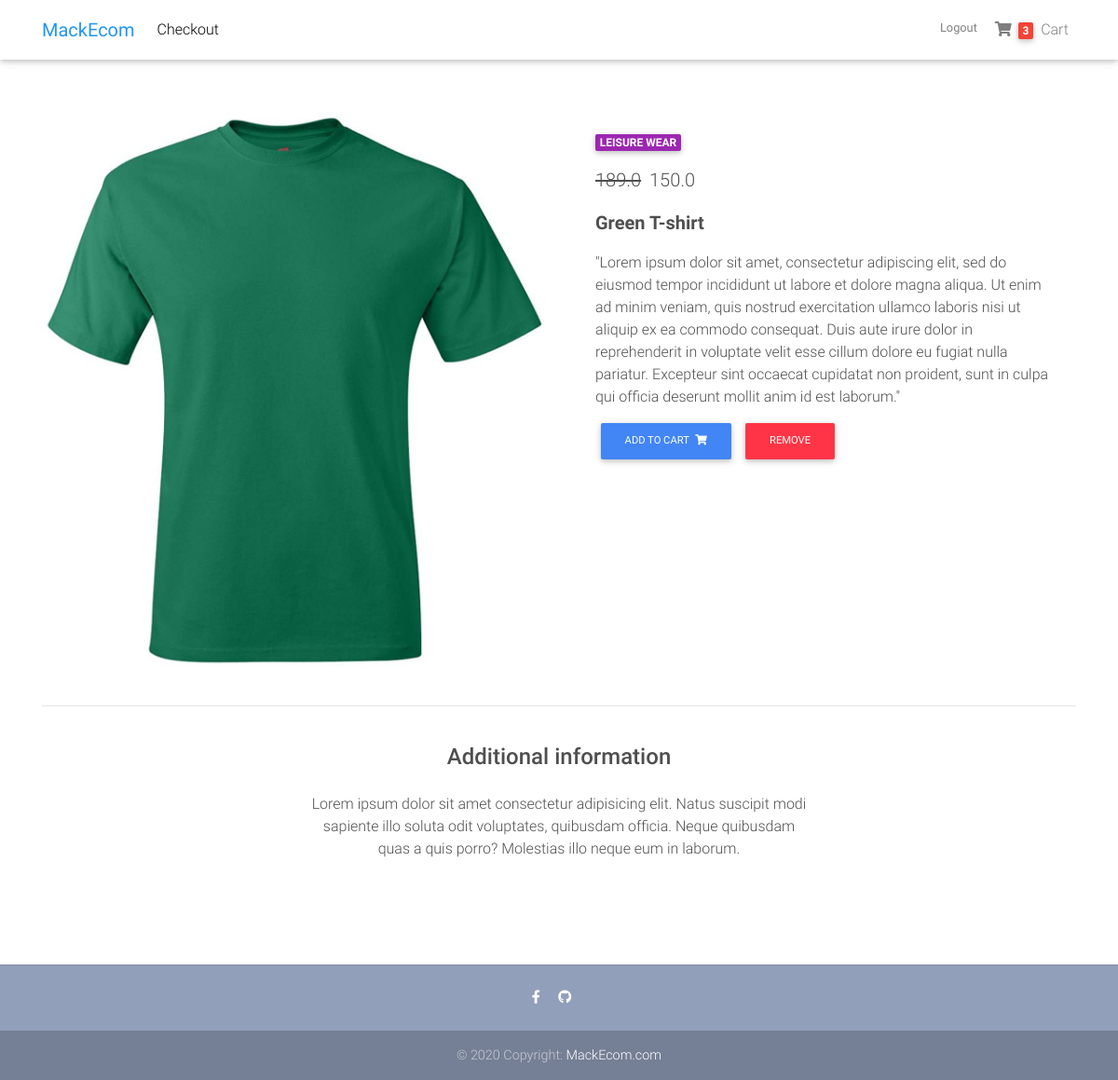
The page /product/greenshirt/ (signed in) on the database its author committed.
### core/models.py (models this page shows, shortened)
class Cart(models.Model):
    user = models.ForeignKey(settings.AUTH_USER_MODEL, on_delete=models.CASCADE)
    items = models.ManyToManyField(OrderedItem)
    ordered = models.BooleanField(default=False)
    order_date = models.DateTimeField(blank=True, null=True)
    start_date = models.DateTimeField(auto_now_add=True)

class OrderedItem(models.Model):
    item = models.ForeignKey(Item, on_delete=models.CASCADE)
    user = models.ForeignKey(settings.AUTH_USER_MODEL, on_delete=models.CASCADE)
    is_ordered = models.BooleanField(default=False)
    qty = models.IntegerField(default=1)

class Item(models.Model):
    title = models.CharField(max_length=100)
    discounted_price = models.FloatField(blank=True, null=True)
    price = models.FloatField()
    slug = models.SlugField(blank=True, null=True)
    description = models.TextField(max_length=500, blank=True, null=True)
    category = models.CharField(choices=CATEGORY_CHOICES, max_length=2)
    label = models.CharField(choices=LABEL_COLOUR_CHOICES, max_length=2)
    image = models.ImageField(blank=True, null=True)
    def get_add_to_cart_url(self):
        return reverse("core:add_product", kwargs={"slug": self.slug})

### core/views.py (the view)
# urls.py: path('product/<slug>/', views.ProductDetailView.as_view(), name='product'),
class ProductDetailView(DetailView):
    model = Item
    template_name = 'product-page.html'

### core/templatetags/cart_template_tags.py (called while the page is built)
@register.filter
def cart_item_count(user):
    if user.is_authenticated:
        count_qs = Cart.objects.filter(user=user, ordered=False)
        if count_qs.exists():
            items_qs = count_qs[0].items.all()
            count = 0
            for items in items_qs[0:]:
                count = items.qty + count
            return count
    else:
        return 0

### templates/product-page.html (shortened to what this page needs)
{% extends 'base.html' %}
{% block content %}
  <main class="mt-5 pt-4">
    <div class="container dark-grey-text mt-5">
      <div class="row wow fadeIn">
        <div class="col-md-6 mb-4">
          <img src="{{ object.image.url }}" class="img-fluid" alt="">
        </div>
        <div class="col-md-6 mb-4">
          <div class="p-4">
            <div class="mb-3">
              <a href="">
                <span class="badge purple mr-1">{{ object.get_category_display }}</span>
              </a>
            </div>
            <p class="lead">
              {% if object.discounted_price %}
                  <span class="mr-1"><del>{{ object.price }}</del></span>
                    <span>{{ object.discounted_price }}</span>
               {% else %}
                     <span>{{ object.price }}</span>
              {% endif %}
            </p>
            <p class="lead font-weight-bold">{{object.title}}</p>
            <p>{{ object.description }}</p>
                <a class="btn btn-primary btn-md my-0 p"
                    href="{{ object.get_add_to_cart_url }}">Add to cart
                 <i class="fas fa-shopping-cart ml-1"></i>
                </a>
                <a class="btn btn-danger btn-md my-0 p"
                    href="{% url 'core:remove_from_cart' slug=object.slug%}">Remove
              </a>
          </div>
        </div>
      </div>
      <hr>
      <div class="row d-flex justify-content-center wow fadeIn">
        <div class="col-md-6 text-center">
          <h4 class="my-4 h4">Additional information</h4>
          <p>Lorem ipsum dolor sit amet consectetur adipisicing elit. Natus suscipit modi sapiente illo soluta odit
            voluptates,
            quibusdam officia. Neque quibusdam quas a quis porro? Molestias illo neque eum in laborum.</p>
        </div>
      </div>
      <div class="row wow fadeIn">
      </div>
    </div>
  </main>
 {% endblock %}

### templates/base.html (shortened to what this page needs)
{% load static %}
{% load cart_template_tags %}
<head>
  <link rel="stylesheet" href="https://use.fontawesome.com/releases/v5.11.2/css/all.css">
  <link rel="stylesheet" href="{% static 'MackEcom/css/bootstrap.min.css' %}">
  <link rel="stylesheet" href="{% static 'MackEcom/css/mdb.min.css' %}">
  <link rel="stylesheet" href="{% static 'MackEcom/css/style.min.css' %}">
</head>
<body>
  <nav class="navbar fixed-top navbar-expand-lg navbar-light white scrolling-navbar mb-5">
    <div class="container">
      <a class="navbar-brand waves-effect" href="{% url 'core:home' %}" target="_blank">
        <strong class="blue-text">MackEcom</strong>
      </a>
      <div class="collapse navbar-collapse" id="navbarSupportedContent">
            <ul class="navbar-nav mr-auto">
              <li class="nav-item">
                {% if request.user.is_authenticated %}
                  <a class="nav-link waves-effect" href="{% url 'core:checkout' %}"
                  target="_blank">Checkout</a>
                {% endif %}
              </li>
            </ul>
          <div class="nav-item navbar-nav nav-flex-icons ">
              {% if request.user.is_authenticated %}
                  <a class="nav-link waves-effect clearfix d-none d-sm-inline-block" href="{% url 'account_logout' %}">
                     <small> Logout </small>
                  </a>
                  <a class="nav-link waves-effect" href="{% url 'core:order-summary'%}">
                        <i class="fas fa-shopping-cart"></i>
                       {% if request.user|cart_item_count %}
                           <span class="badge red z-depth-1 mr-1"> {{ request.user|cart_item_count }}</span>
                        {% endif %}
                           <span class="clearfix d-none d-sm-inline-block"> Cart </span>
                  </a>
              {% endif %}
          </div>
      </div>
    </div>
  </nav>
<div class="pb-5">
    {% block content  %}
    {% endblock content %}
</div>
  <footer class="page-footer text-center font-small mt-4 wow fadeIn">
    <hr class="my-4">
    <div class="pb-4">
      <a href="https://www.facebook.com/manas.kundu.9" target="_blank">
        <i class="fab fa-facebook-f mr-3"></i>
      </a>
      <a href="https://github.com/Manas377" target="_blank">
        <i class="fab fa-github mr-3"></i>
      </a>
    </div>
    <div class="footer-copyright py-3">
      © 2020 Copyright:
      <a href="#" target="_blank"> MackEcom.com </a>
    </div>
  </footer>
</body>
</html>

### templates/base.html (style rules this page uses)
html, body, header, .carousel { height: 60vh; }

### rows shown on the page
Item: image (picture), category "LEISURE WEAR", price "189.0", discounted_price "150.0", title "Green T-shirt", description "\"Lorem ipsum dolor sit amet, consectetur adipiscing elit, sed do eiusmod tempor incididunt ut labore et dolore magna aliqua. Ut enim ad minim veniam, quis nostrud exercitation ullamco laboris nisi ut aliquip ex ea commodo consequat. Duis aute irure dolor in reprehenderit in voluptate velit esse cillum dolore eu fugiat nulla pariatur. Excepteur sint occaecat cupidatat non proident, sunt in culpa qui officia deserunt mollit anim id est laborum.\""

### other values the page prints
{{ request.user|cart_item_count }} "3"
